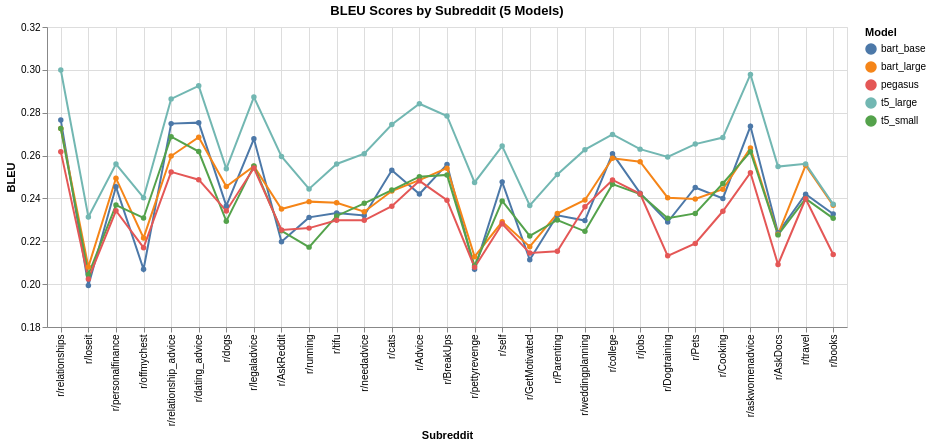

Notebook code cell kept with this figure:
### Code cell
chart = (
    alt.Chart(all_bleu, title="BLEU Scores by Subreddit (5 Models)")
    .mark_line(point=True)
    .encode(
        x=alt.X("Subreddit:N", sort=None),
        y=alt.Y("BLEU:Q", scale=alt.Scale(domain=[0.18, 0.32])),
        color="Model:N",          # <-- gives one colored line per model
        tooltip=["Model", "Subreddit", "BLEU"]
    )
    .properties(width=800)
    .interactive()
)
chart.configure_axis(grid=True)

### Figure 1 — Vega-Lite specification as saved in the notebook (floating-point values rounded to 4 significant figures; data arrays with more than 128 entries replaced by an {"elided": "..."} marker saying what was removed)
{"$schema": "https://vega.github.io/schema/vega-lite/v5.20.1.json", "config": {"axis": {"grid": true}, "view": {"continuousHeight": 300, "continuousWidth": 300}}, "data": {"name": "data-98a3f57d59bd825f536eac6971e6322f"}, "datasets": {"data-98a3f57d59bd825f536eac6971e6322f": {"elided": "145 records"}}, "encoding": {"color": {"field": "Model", "type": "nominal"}, "tooltip": [{"field": "Model", "type": "nominal"}, {"field": "Subreddit", "type": "nominal"}, {"field": "BLEU", "type": "quantitative"}], "x": {"field": "Subreddit", "sort": null, "type": "nominal"}, "y": {"field": "BLEU", "scale": {"domain": [0.18, 0.32]}, "type": "quantitative"}}, "mark": {"point": true, "type": "line"}, "params": [{"bind": "scales", "name": "param_8", "select": {"encodings": ["x", "y"], "type": "interval"}}], "title": "BLEU Scores by Subreddit (5 Models)", "width": 800}
